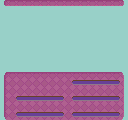

A 2D game scene composited from a Tiled map and its tileset images. What follows is a short description and the map's XML, with every tile layer's data as written:
An orthogonal 16x15 tile map with 8x8 px tiles, 1 tile layer (Tile Layer 1).

<map version="1.4" tiledversion="2020.12.18" orientation="orthogonal" renderorder="right-down" width="16" height="15" tilewidth="8" tileheight="8" infinite="0" nextlayerid="2" nextobjectid="1">
 <tileset firstgid="1" source="../Tilesets/EquipmentBoxTiles.tsx" />
 <layer id="1" name="Tile Layer 1" width="16" height="15">
  <data encoding="csv">
10,11,11,11,11,11,11,11,11,11,11,11,11,11,11,12,
1,1,1,1,1,1,1,1,1,1,1,1,1,1,1,1,
1,1,1,1,1,1,1,1,1,1,1,1,1,1,1,1,
1,1,1,1,1,1,1,1,1,1,1,1,1,1,1,1,
1,1,1,1,1,1,1,1,1,1,1,1,1,1,1,1,
1,1,1,1,1,1,1,1,1,1,1,1,1,1,1,1,
1,1,1,1,1,1,1,1,1,1,1,1,1,1,1,1,
1,1,1,1,1,1,1,1,1,1,1,1,1,1,1,1,
1,1,1,1,1,1,1,1,1,1,1,1,1,1,1,1,
2,3,3,3,3,3,3,3,3,3,3,3,3,3,3,4,
5,6,6,6,6,6,6,6,6,13,14,14,14,14,15,7,
5,6,6,6,6,6,6,6,6,6,6,6,6,6,6,7,
5,6,13,14,14,14,14,15,6,13,14,14,14,14,15,7,
5,6,6,6,6,6,6,6,6,6,6,6,6,6,6,7,
8,6,13,14,14,14,14,15,6,13,14,14,14,14,15,9
</data>
 </layer>
</map>
